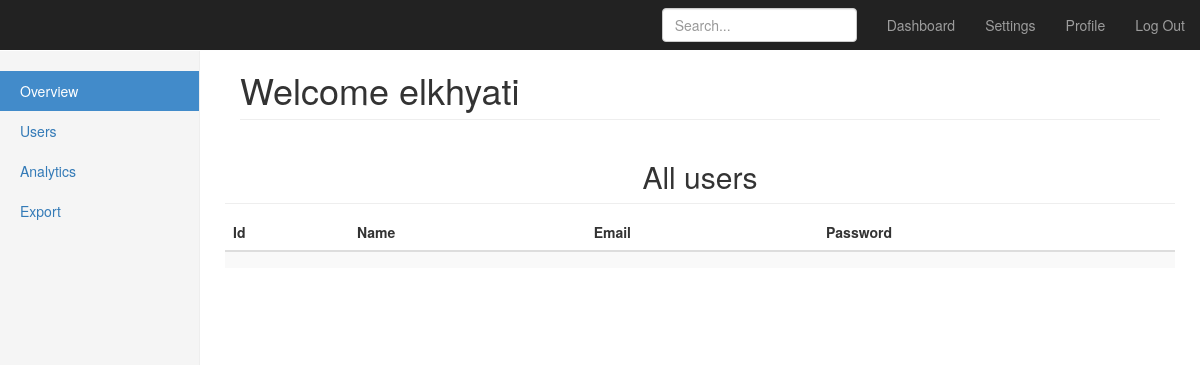
/show_all, run on an earlier commit of the app's database.
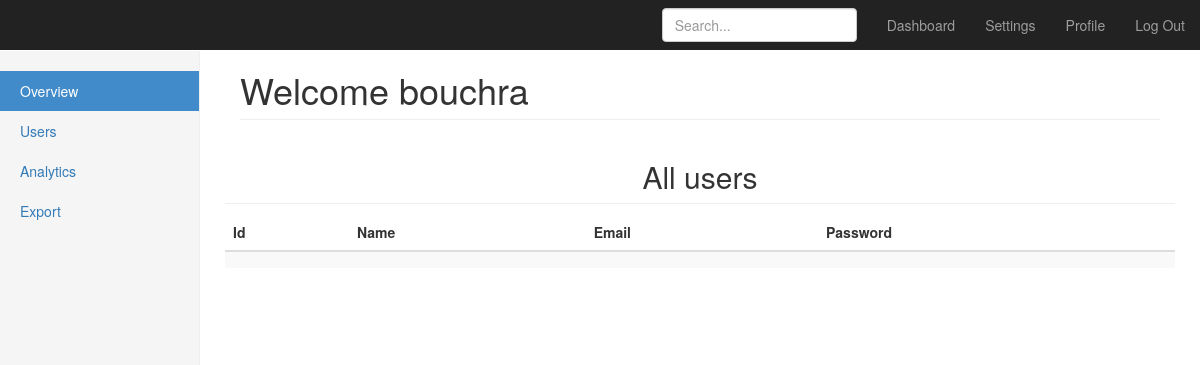
And on a later commit of the database.
### model.py (models this page shows)
class User(db.Model):
    id = db.Column(db.Integer, primary_key=True)
    username = db.Column(db.String(15), unique=True)
    email = db.Column(db.String(50), unique=True)
    password =db.Column(db.String(80))

### app.py (the view)
@app.route('/show_all')
def show_all():
   user = User.query.first()
   return render_template('show_all.html', user=user,users = User.query.all() )

### templates/show_all.html (shortened to what this page needs)
{% extends "bootstrap/base.html" %}
{% block styles %}
{{super()}}
<link rel="stylesheet" href="{{url_for('.static', filename='dashboard.css')}}">
{% endblock %}
{% block content %}
    <nav class="navbar navbar-inverse navbar-fixed-top">
      <div class="container-fluid">
        <div class="navbar-header">
          <a class="navbar-brand" href="#"></a>
        </div>
        <div id="navbar" class="navbar-collapse collapse">
          <ul class="nav navbar-nav navbar-right">
            <li><a href="{{ url_for('dashboard') }}">Dashboard</a></li>
            <li><a href="#">Settings</a></li>
            <li><a href="{{ url_for('profile') }}">Profile</a></li>
            <li><a href="{{ url_for('index') }}">Log Out</a></li>
          </ul>
          <form class="navbar-form navbar-right">
            <input type="text" class="form-control" placeholder="Search...">
          </form>
        </div>
      </div>
    </nav>
    <div class="container-fluid">
      <div class="row">
        <div class="col-sm-3 col-md-2 sidebar">
          <ul class="nav nav-sidebar">
            <li class="active"><a href="#">Overview <span class="sr-only">(current)</span></a></li>
            <li><a href="{{ url_for('show_all') }}">Users</a></li>
            <li><a href="#">Analytics</a></li>
            <li><a href="#">Export</a></li>
          </ul>
        </div>
        <div class="col-sm-9 col-sm-offset-3 col-md-10 col-md-offset-2 main">
          <h1 class="page-header">Welcome {{user.username}} </h1>
          <div class="row placeholders">
          <h2 class="sub-header"> All users </h2>
          <div class="table-responsive">
            <table class="table table-striped">
              <thead>
                <tr>
                  <th>Id</th>
                  <th>Name</th>
                  <th>Email</th>
                  <th>Password</th>
                </tr>
              </thead>
              <tbody>
                <tr>
                  <td></td>
                  <td></td>
                  <td></td>
                  <td></td>
                </tr>
              </tbody>
            </table>
          </div>
        </div>
      </div>
    </div>
{% endblock %}

What changed in the data, as far as the page shows it:
changed User: username "elkhyati" → "bouchra"
